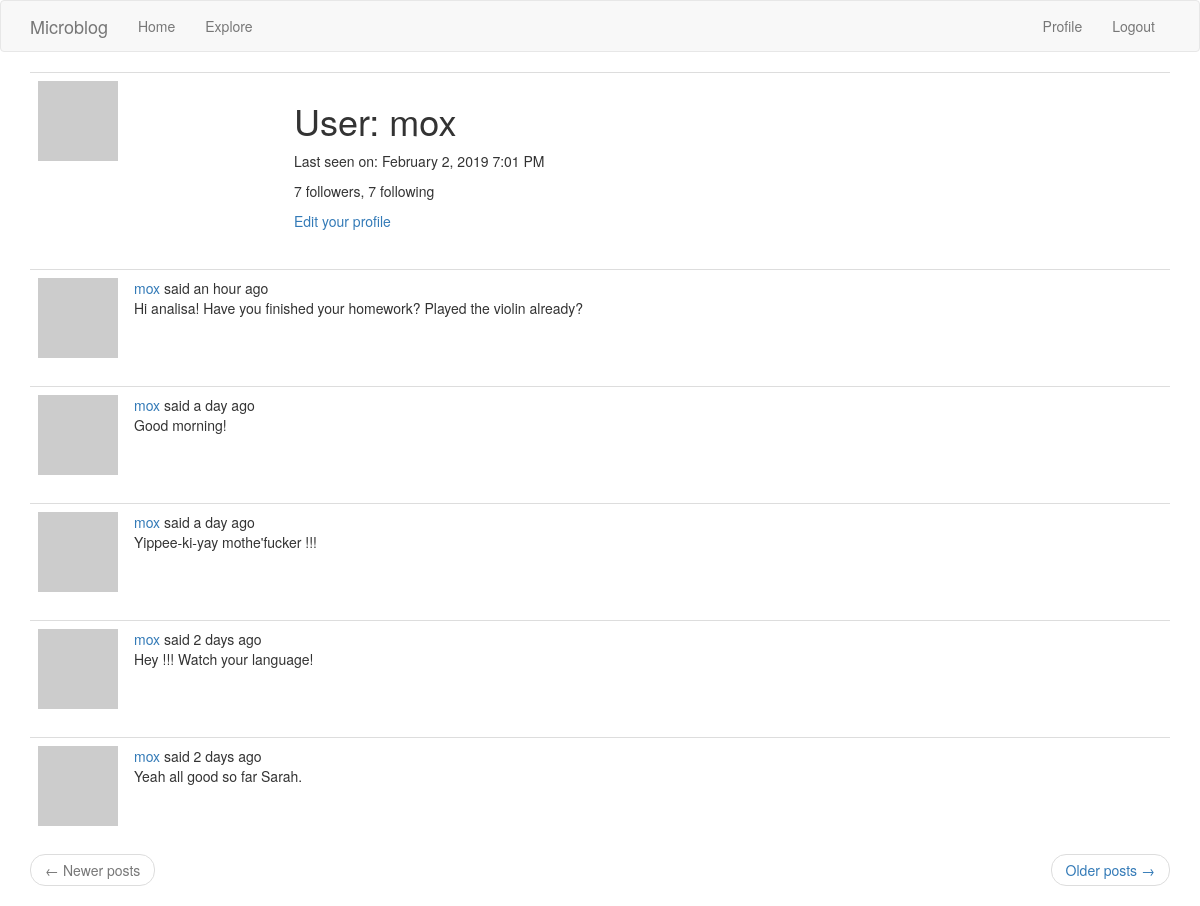
Screenshot of /user/mox (signed in) with the database file from the repository.
### app/models.py (models this page shows, shortened)
class User(UserMixin, db.Model):
    id = db.Column(db.Integer, primary_key=True)
    username = db.Column(db.String(60), index=True, unique=True)
    email = db.Column(db.String(120), index=True, unique=True)
    password_hash = db.Column(db.String(128))
    about_me = db.Column(db.String(140))
    last_seen = db.Column(db.DateTime, default=datetime.utcnow)
    posts = db.relationship('Post', backref='author', lazy='dynamic')
    followed = db.relationship('User', secondary=followers,
                               primaryjoin=(followers.c.follower_id == id),
                               secondaryjoin=(followers.c.followed_id == id),
                               backref=db.backref('followers', lazy='dynamic'),
                               lazy='dynamic')
    def avatar(self, size):
        digest = md5(self.email.lower().encode('utf-8')).hexdigest()
        return f'https://www.gravatar.com/avatar/{digest}?d=monsterid&s={size}'

class Post(db.Model):
    id = db.Column(db.Integer, primary_key=True)
    body = db.Column(db.String(140))
    timestamp = db.Column(db.DateTime, index=True, default=datetime.utcnow)
    language = db.Column(db.String(5))                             # the source language for posts
    user_id = db.Column(db.Integer, db.ForeignKey('user.id'))

### app/routes.py (the view)
@app.route('/user/<username>')
@login_required
def user(username):
    user = User.query.filter_by(username=username).first_or_404()
    page = request.args.get('page', 1, type=int)
    posts = user.posts.order_by(Post.timestamp.desc()).paginate(
        page, app.config['POSTS_PER_PAGE'], False)
    next_url = url_for('user', username=user.username, page=posts.next_num) \
        if posts.has_next else None
    prev_url = url_for('user', username=user.username, page=posts.prev_num) \
        if posts.has_prev else None
    return render_template('user.html', user=user, posts=posts.items,
                           next_url=next_url, prev_url=prev_url)

### app/models.py (called while the page is built)
@login.user_loader
def load_user(id):
    return User.query.get(int(id))

### app/routes.py (called while the page is built)
@app.before_request
def before_request():
    if current_user.is_authenticated:
        current_user.last_seen = datetime.utcnow()
        db.session.commit()
    g.locale = str(get_locale())

### app/templates/user.html (shortened to what this page needs)
{% extends "base.html" %}
{% block app_content %}
    <table class="table table-hover">
        <tr>
            <td width="256px"><img src="{{ user.avatar(256) }}"></td>
            <td>
                <h1>{{ _('User') }}: {{ user.username }}</h1>
                {% if user.last_seen %}
                <p>{{ _('Last seen on') }}: {{ moment(user.last_seen).format('LLL') }}</p>
                {% endif %}
                <p>{{ _('%(count)d followers', count=user.followers.count()) }}, {{ _('%(count)d following', count=user.followed.count()) }}</p>
                {% if user == current_user %}
                <p><a href="{{ url_for('edit_profile') }}">{{ _('Edit your profile') }}</a></p>
                {% elif not current_user.is_following(user) %}
                <p><a href="{{ url_for('follow', username=user.username) }}">{{ _('Follow') }}</a></p>
                {% else %}
                <p><a href="{{ url_for('unfollow', username=user.username) }}">{{ _('Unfollow') }}</a></p>
                {% endif %}
            </td>
        </tr>
    </table>
    {% for post in posts %}
        {% include '_post.html' %}
    {% endfor %}
    <nav aria-label="...">
        <ul class="pager">
            <li class="previous{% if not prev_url %} disabled{% endif %}">
                <a href="{{ prev_url or '#' }}">
                    <span aria-hidden="true">&larr;</span> {{ _('Newer posts') }}
                </a>
            </li>
            <li class="next{% if not next_url %} disabled{% endif %}">
                <a href="{{ next_url or '#' }}">
                    {{ _('Older posts') }} <span aria-hidden="true">&rarr;</span>
                </a>
            </li>
        </ul>
    </nav>
{% endblock %}

### app/templates/_post.html (shortened to what this page needs)
<table class="table table-hover">
        <tr>
            <td width="70px">
                <a href="{{ url_for('user', username=post.author.username) }}">
                    <img src="{{ post.author.avatar(70) }}" />
                </a>
            </td>
            <td>
                {{ _('%(username)s said %(when)s',
                    username=user_link, when=moment(post.timestamp).fromNow()) }}
                <br>
                {{ post.body }}
                <br>
            </td>
        </tr>
</table>

### rows the page displays
User: username "mox", last_seen "February 2, 2019 7:01 PM"
Post: body "Hi analisa! Have you finished your homework? Played the violin already?"
Post: body "Good morning!"
Post: body "Yippee-ki-yay mothe'fucker !!!"
Post: body "Hey !!! Watch your language!"
Post: body "Yeah all good so far Sarah."
